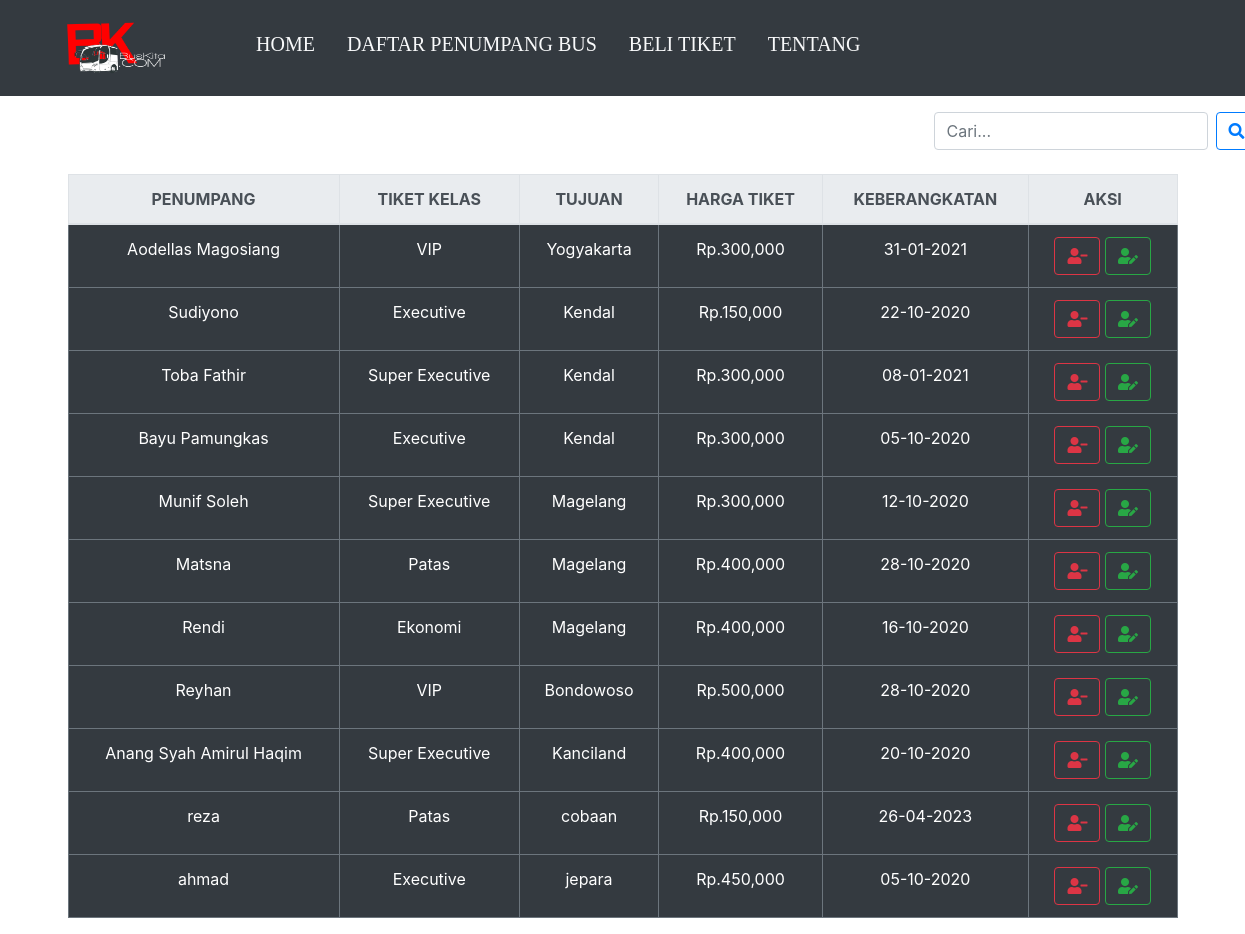
Screenshot of /data_penumpang.php with the database file from the repository.
### tables this page shows
CREATE TABLE `tiket` (
  `id_penumpang` int(11) NOT NULL,
  `nama_penumpang` varchar(100) DEFAULT NULL,
  `tiket_kelas` varchar(100) DEFAULT NULL,
  `tujuan` varchar(100) DEFAULT NULL,
  `harga_tiket` int(11) DEFAULT NULL,
  `tanggal` varchar(50) DEFAULT NULL
);

### crud/connection.php (called while the page is built)
<?php
try {
    $db = new PDO("mysql:host=localhost;dbname=pengelola","root","",[PDO::ATTR_ERRMODE,PDO::ERRMODE_EXCEPTION]);
} catch (Exception $e) {
    echo $e->getMessage();
}
$daftar=$db->query("SELECT * FROM tiket");
$data_daftar=$daftar->fetchAll();
?>

### data_penumpang.php (the view, shortened to what this page needs)
<?php
include 'crud/connection.php';
include 'crud/function.php';
?>
<!DOCTYPE html>
<html lang="en">
<head>
    <link rel="stylesheet" href="https://stackpath.bootstrapcdn.com/bootstrap/4.5.2/css/bootstrap.min.css">
    <link rel="stylesheet" href="https://use.fontawesome.com/releases/v5.15.1/css/all.css">
</head>
<body>
  <div id="page_header">
            <div class="row">
              <div class="col">
                <nav class="navbar navbar-expand-lg navbar-light bg-dark">
                  <div class="collapse navbar-collapse" id="navbarSupportedContent">
                    <a class="navbar-brand" href="index.php">
                      <img src="asset/img/logo1.png" style="height: 70px; width:200px">
                    </a>
                    <ul class="navbar-nav mr-auto" style="font-family:Cambria, Cochin, Georgia, Times, 'Times New Roman', serif; font-size: 20px;">
                      <li class="nav-item active">
                        <a class="nav-link text-light mt-2 mb-3 ml-3" href="index.php">HOME <span class="sr-only"></span></a>
                      </li>
                      <li class="nav-item active">
                        <a class="nav-link text-light mt-2 mb-3 ml-3" href="data_penumpang.php">DAFTAR PENUMPANG BUS <span class="sr-only"></span></a>
                      </li>
                      <li class="nav-item active">
                        <a class="nav-link text-light mt-2 mb-3 ml-3" href="beli.php">BELI TIKET <span class="sr-only"></span></a>
                      </li>
                      <li class="nav-item active">
                        <a class="nav-link text-light mt-2 mb-3 ml-3" href="about.html">TENTANG <span class="sr-only"></span></a>
                      </li>
                  </div>
                </nav>
              </div>
            </div>
      </div>
<div class="container">
    <div class="row">
        <div class="col">
          <form class="form-inline" action="data_penumpang.php" method="POST">
            <div class="form-group mx-sm-3 mb-2 mt-3" style="padding-left: 850px;">
              <input type="text" class="form-control mr-2" name="search" placeholder="Cari...">
              <button type="submit" class="btn btn-outline-primary" name="cari"><i class="fas fa-search"></i></button>
            </div>
          </form>
        </div>
    </div>
</div>
<div class="container mt-1">
  <div class="row">
    <div class="col-12">
      <table class="table table-bordered table-dark text-center">
      <thead class="thead-light">
        <tr>
          <th scope="col">PENUMPANG</th>
          <th scope="col">TIKET KELAS</th>
          <th scope="col">TUJUAN</th>
          <th scope="col">HARGA TIKET</th>
          <th scope="col">KEBERANGKATAN</th>
          <th scope="col">AKSI</th>
        </tr>
      </thead>
      <tbody>
          <?php foreach ($data_daftar as $key): ?>
        <tr>
          <td class="border rounded border border-secondary"><?php echo $key['nama_penumpang'];?></td>
          <td class="border rounded border border-secondary"><?php echo $key['tiket_kelas'];?></td>
          <td class="border rounded border border-secondary"><?php echo $key['tujuan'];?></td>
          <td class="border rounded border border-secondary"><?php echo "Rp.". number_format($key['harga_tiket']);?></td>
          <td class="border rounded border border-secondary"><?php echo $key['tanggal'];?></td>
          <td class="border rounded border border-secondary"><a class="btn btn-outline-danger" href="data_penumpang.php?delete=&id_penumpang=<?php echo $key['id_penumpang']; ?> "onclick="return confirm('Apakah Anda yakin ingin menghapus data ini???')"><i class="fas fa-user-minus"></i></a>  <a class="btn btn-outline-success" href="edit.php?id_penumpang=<?php echo $key['id_penumpang']; ?>"><i class="fas fa-user-edit"></i></a></td>
        </tr>
          <?php endforeach; ?>
      </tbody>
      </table>
    </div>
  </div>
</div>
</body>
</html>

### rows the page displays
tiket: nama_penumpang "Aodellas Magosiang", tiket_kelas "VIP", tujuan "Yogyakarta", harga_tiket "300,000", tanggal "31-01-2021"
tiket: nama_penumpang "Sudiyono", tiket_kelas "Executive", tujuan "Kendal", harga_tiket "150,000", tanggal "22-10-2020"
tiket: nama_penumpang "Toba Fathir", tiket_kelas "Super Executive", tujuan "Kendal", harga_tiket "300,000", tanggal "08-01-2021"
tiket: nama_penumpang "Bayu Pamungkas", tiket_kelas "Executive", tujuan "Kendal", harga_tiket "300,000", tanggal "05-10-2020"
tiket: nama_penumpang "Munif Soleh", tiket_kelas "Super Executive", tujuan "Magelang", harga_tiket "300,000", tanggal "12-10-2020"
tiket: nama_penumpang "Matsna", tiket_kelas "Patas", tujuan "Magelang", harga_tiket "400,000", tanggal "28-10-2020"
tiket: nama_penumpang "Rendi", tiket_kelas "Ekonomi", tujuan "Magelang", harga_tiket "400,000", tanggal "16-10-2020"
tiket: nama_penumpang "Reyhan", tiket_kelas "VIP", tujuan "Bondowoso", harga_tiket "500,000", tanggal "28-10-2020"
tiket: nama_penumpang "Anang Syah Amirul Haqim", tiket_kelas "Super Executive", tujuan "Kanciland", harga_tiket "400,000", tanggal "20-10-2020"
tiket: nama_penumpang "reza", tiket_kelas "Patas", tujuan "cobaan", harga_tiket "150,000", tanggal "26-04-2023"
tiket: nama_penumpang "ahmad", tiket_kelas "Executive", tujuan "jepara", harga_tiket "450,000", tanggal "05-10-2020"
